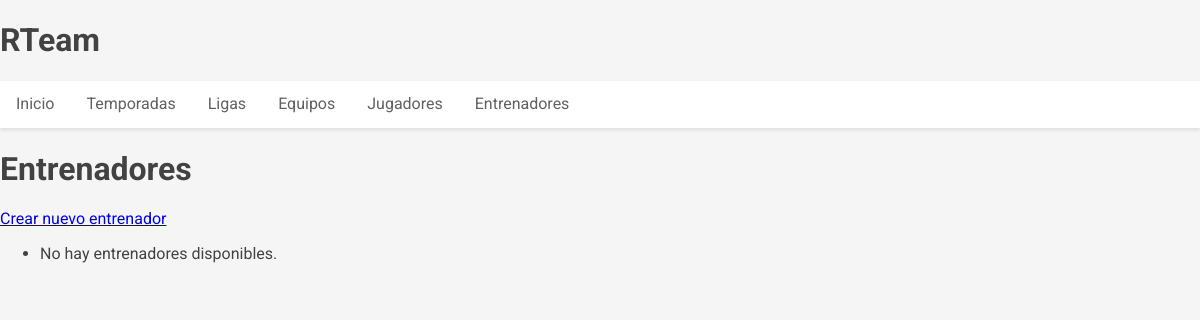
/entrenadores/, run on an earlier commit of the app's database.
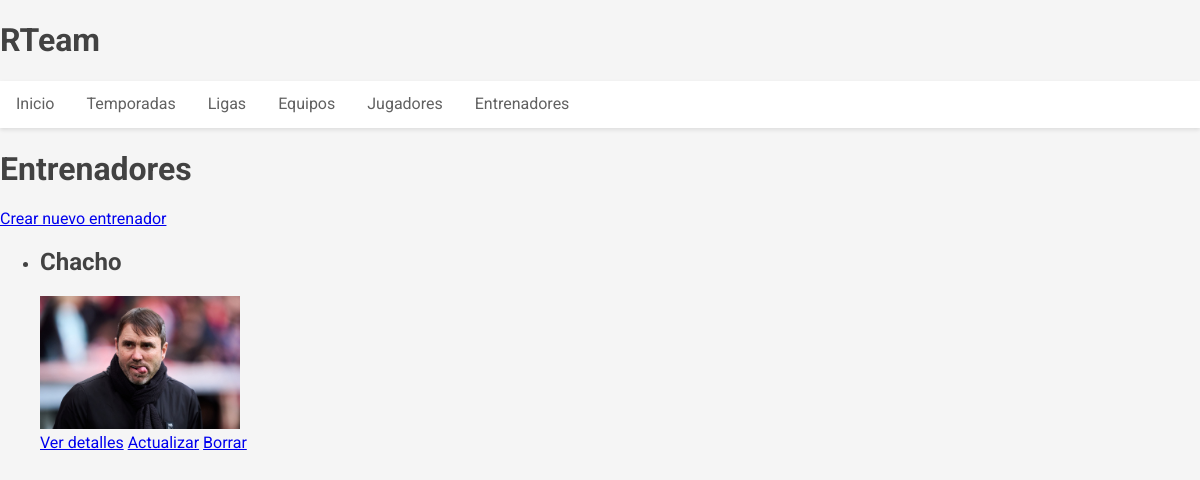
And on a later commit of the database.
### RTeam_app/models.py (models this page shows, shortened)
class Entrenador(models.Model):
    nombre = models.CharField(max_length=100)
    foto = models.ImageField(upload_to='entrenadores/', null=True, blank=True)
    fecha_creacion = models.DateTimeField(auto_now_add=True)
    fecha_actualizacion = models.DateTimeField(auto_now=True)
    class Meta:
        verbose_name_plural = "Entrenadores"

### RTeam_app/views.py (the view)
# urls.py: path('entrenadores/', views.EntrenadorListView.as_view(), name='entrenador_list'),
class EntrenadorListView(ListView):
    model = Entrenador
    template_name = 'entrenadores/entrenador_list.html'
    context_object_name = 'entrenadores'

### templates/entrenadores/entrenador_list.html
{% extends 'base.html' %}
{% block contenido %}
    <h1>Entrenadores</h1>
    <a href="{% url 'entrenador_create' %}">Crear nuevo entrenador</a>
    <ul>
        {% for entrenador in entrenadores %}
            <li>
                <h2>{{ entrenador.nombre }}</h2>
                <div>
                    {% if entrenador.foto %}
                        <img src="{{ entrenador.foto.url }}" alt="Imagen de {{ entrenador.nombre }}"
                             style="max-width: 200px; max-height: 200px;">
                    {% else %}
                        <p>No hay imagen disponible</p>
                    {% endif %}
                </div>
                <a href="{% url 'entrenador_detail' entrenador.id %}">Ver detalles</a>
                <a href="{% url 'entrenador_update' entrenador.id %}">Actualizar</a>
                <a href="{% url 'entrenador_delete' entrenador.id %}">Borrar</a>
            </li>
        {% empty %}
            <li>No hay entrenadores disponibles.</li>
        {% endfor %}
    </ul>
{% endblock %}

What changed in the data, as far as the page shows it:
added Entrenador: nombre "Chacho", foto (picture)
Also different on the page:
text no longer shown: "No hay entrenadores disponibles."
